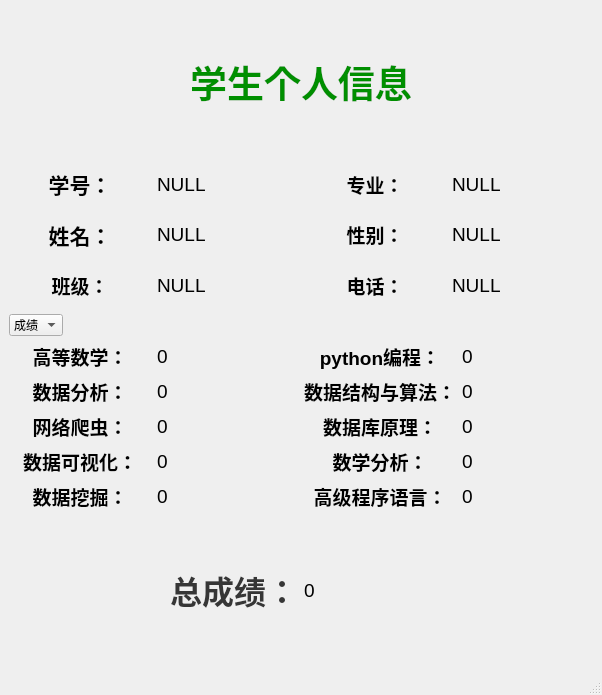
<?xml version="1.0" encoding="UTF-8"?>
<ui version="4.0">
 <class>MainWindow</class>
 <widget class="QMainWindow" name="MainWindow">
  <property name="geometry">
   <rect>
    <x>0</x>
    <y>0</y>
    <width>602</width>
    <height>695</height>
   </rect>
  </property>
  <property name="windowTitle">
   <string>MainWindow</string>
  </property>
  <widget class="QWidget" name="centralwidget">
   <layout class="QVBoxLayout" name="verticalLayout_7">
    <item>
     <widget class="QLabel" name="label">
      <property name="text">
       <string>&lt;html&gt;&lt;head/&gt;&lt;body&gt;&lt;p align=&quot;center&quot;&gt;&lt;span style=&quot; font-size:28pt; font-weight:600; color:#008f00;&quot;&gt;学生个人信息&lt;/span&gt;&lt;/p&gt;&lt;/body&gt;&lt;/html&gt;</string>
      </property>
     </widget>
    </item>
    <item>
     <layout class="QHBoxLayout" name="horizontalLayout_13">
      <item>
       <layout class="QVBoxLayout" name="verticalLayout">
        <item>
         <layout class="QHBoxLayout" name="horizontalLayout_11">
          <item>
           <widget class="QLabel" name="label_4">
            <property name="text">
             <string>&lt;html&gt;&lt;head/&gt;&lt;body&gt;&lt;p align=&quot;center&quot;&gt;&lt;span style=&quot; font-size:16pt; font-weight:600;&quot;&gt;学号：&lt;/span&gt;&lt;/p&gt;&lt;/body&gt;&lt;/html&gt;</string>
            </property>
           </widget>
          </item>
          <item>
           <widget class="QLabel" name="label_23">
            <property name="text">
             <string>&lt;html&gt;&lt;head/&gt;&lt;body&gt;&lt;p&gt;&lt;span style=&quot; font-size:14pt;&quot;&gt;NULL&lt;/span&gt;&lt;/p&gt;&lt;/body&gt;&lt;/html&gt;</string>
            </property>
           </widget>
          </item>
         </layout>
        </item>
        <item>
         <layout class="QHBoxLayout" name="horizontalLayout_12">
          <item>
           <widget class="QLabel" name="label_2">
            <property name="text">
             <string>&lt;html&gt;&lt;head/&gt;&lt;body&gt;&lt;p align=&quot;center&quot;&gt;&lt;span style=&quot; font-size:16pt; font-weight:600;&quot;&gt;姓名：&lt;/span&gt;&lt;/p&gt;&lt;/body&gt;&lt;/html&gt;</string>
            </property>
           </widget>
          </item>
          <item>
           <widget class="QLabel" name="label_22">
            <property name="text">
             <string>&lt;html&gt;&lt;head/&gt;&lt;body&gt;&lt;p&gt;&lt;span style=&quot; font-size:14pt;&quot;&gt;NULL&lt;/span&gt;&lt;/p&gt;&lt;/body&gt;&lt;/html&gt;</string>
            </property>
           </widget>
          </item>
         </layout>
        </item>
        <item>
         <layout class="QHBoxLayout" name="horizontalLayout_6">
          <item>
           <widget class="QLabel" name="label_3">
            <property name="text">
             <string>&lt;html&gt;&lt;head/&gt;&lt;body&gt;&lt;p align=&quot;center&quot;&gt;&lt;span style=&quot; font-size:14pt; font-weight:600;&quot;&gt;班级：&lt;/span&gt;&lt;/p&gt;&lt;/body&gt;&lt;/html&gt;</string>
            </property>
           </widget>
          </item>
          <item>
           <widget class="QLabel" name="label_24">
            <property name="text">
             <string>&lt;html&gt;&lt;head/&gt;&lt;body&gt;&lt;p&gt;&lt;span style=&quot; font-size:14pt;&quot;&gt;NULL&lt;/span&gt;&lt;/p&gt;&lt;/body&gt;&lt;/html&gt;</string>
            </property>
           </widget>
          </item>
         </layout>
        </item>
       </layout>
      </item>
      <item>
       <layout class="QVBoxLayout" name="verticalLayout_2">
        <item>
         <layout class="QHBoxLayout" name="horizontalLayout">
          <item>
           <widget class="QLabel" name="label_16">
            <property name="text">
             <string>&lt;html&gt;&lt;head/&gt;&lt;body&gt;&lt;p align=&quot;center&quot;&gt;&lt;span style=&quot; font-size:14pt; font-weight:600;&quot;&gt;专业：&lt;/span&gt;&lt;/p&gt;&lt;/body&gt;&lt;/html&gt;</string>
            </property>
           </widget>
          </item>
          <item>
           <widget class="QLabel" name="label_18">
            <property name="text">
             <string>&lt;html&gt;&lt;head/&gt;&lt;body&gt;&lt;p&gt;&lt;span style=&quot; font-size:14pt;&quot;&gt;NULL&lt;/span&gt;&lt;/p&gt;&lt;/body&gt;&lt;/html&gt;</string>
            </property>
           </widget>
          </item>
         </layout>
        </item>
        <item>
         <layout class="QHBoxLayout" name="horizontalLayout_5">
          <item>
           <widget class="QLabel" name="label_5">
            <property name="text">
             <string>&lt;html&gt;&lt;head/&gt;&lt;body&gt;&lt;p align=&quot;center&quot;&gt;&lt;span style=&quot; font-size:14pt; font-weight:600;&quot;&gt;性别：&lt;/span&gt;&lt;/p&gt;&lt;/body&gt;&lt;/html&gt;</string>
            </property>
           </widget>
          </item>
          <item>
           <widget class="QLabel" name="label_25">
            <property name="text">
             <string>&lt;html&gt;&lt;head/&gt;&lt;body&gt;&lt;p&gt;&lt;span style=&quot; font-size:14pt;&quot;&gt;NULL&lt;/span&gt;&lt;/p&gt;&lt;/body&gt;&lt;/html&gt;</string>
            </property>
           </widget>
          </item>
         </layout>
        </item>
        <item>
         <layout class="QHBoxLayout" name="horizontalLayout_4">
          <item>
           <widget class="QLabel" name="label_17">
            <property name="text">
             <string>&lt;html&gt;&lt;head/&gt;&lt;body&gt;&lt;p align=&quot;center&quot;&gt;&lt;span style=&quot; font-size:14pt; font-weight:600;&quot;&gt;电话：&lt;/span&gt;&lt;/p&gt;&lt;/body&gt;&lt;/html&gt;</string>
            </property>
           </widget>
          </item>
          <item>
           <widget class="QLabel" name="label_19">
            <property name="text">
             <string>&lt;html&gt;&lt;head/&gt;&lt;body&gt;&lt;p&gt;&lt;span style=&quot; font-size:14pt;&quot;&gt;NULL&lt;/span&gt;&lt;/p&gt;&lt;/body&gt;&lt;/html&gt;</string>
            </property>
           </widget>
          </item>
         </layout>
        </item>
       </layout>
      </item>
     </layout>
    </item>
    <item>
     <layout class="QGridLayout" name="gridLayout_3">
      <item row="1" column="0">
       <layout class="QHBoxLayout" name="horizontalLayout_8">
        <item>
         <layout class="QHBoxLayout" name="horizontalLayout_3">
          <item>
           <layout class="QVBoxLayout" name="verticalLayout_4">
            <item>
             <widget class="QLabel" name="label_11">
              <property name="font">
               <font>
                <family>Arial</family>
                <pointsize>14</pointsize>
               </font>
              </property>
              <property name="text">
               <string>&lt;html&gt;&lt;head/&gt;&lt;body&gt;&lt;p align=&quot;center&quot;&gt;&lt;span style=&quot; font-weight:600;&quot;&gt;高等数学：&lt;/span&gt;&lt;/p&gt;&lt;/body&gt;&lt;/html&gt;</string>
              </property>
             </widget>
            </item>
            <item>
             <widget class="QLabel" name="label_14">
              <property name="font">
               <font>
                <family>Arial</family>
                <pointsize>14</pointsize>
               </font>
              </property>
              <property name="text">
               <string>&lt;html&gt;&lt;head/&gt;&lt;body&gt;&lt;p align=&quot;center&quot;&gt;&lt;span style=&quot; font-weight:600;&quot;&gt;数据分析：&lt;/span&gt;&lt;/p&gt;&lt;/body&gt;&lt;/html&gt;</string>
              </property>
             </widget>
            </item>
            <item>
             <widget class="QLabel" name="label_12">
              <property name="font">
               <font>
                <family>Arial</family>
                <pointsize>14</pointsize>
               </font>
              </property>
              <property name="text">
               <string>&lt;html&gt;&lt;head/&gt;&lt;body&gt;&lt;p align=&quot;center&quot;&gt;&lt;span style=&quot; font-weight:600;&quot;&gt;网络爬虫：&lt;/span&gt;&lt;/p&gt;&lt;/body&gt;&lt;/html&gt;</string>
              </property>
             </widget>
            </item>
            <item>
             <widget class="QLabel" name="label_13">
              <property name="font">
               <font>
                <family>Arial</family>
                <pointsize>14</pointsize>
               </font>
              </property>
              <property name="text">
               <string>&lt;html&gt;&lt;head/&gt;&lt;body&gt;&lt;p align=&quot;center&quot;&gt;&lt;span style=&quot; font-weight:600;&quot;&gt;数据可视化：&lt;/span&gt;&lt;/p&gt;&lt;/body&gt;&lt;/html&gt;</string>
              </property>
             </widget>
            </item>
            <item>
             <widget class="QLabel" name="label_15">
              <property name="font">
               <font>
                <family>Arial</family>
                <pointsize>14</pointsize>
               </font>
              </property>
              <property name="text">
               <string>&lt;html&gt;&lt;head/&gt;&lt;body&gt;&lt;p align=&quot;center&quot;&gt;&lt;span style=&quot; font-weight:600;&quot;&gt;数据挖掘：&lt;/span&gt;&lt;/p&gt;&lt;/body&gt;&lt;/html&gt;</string>
              </property>
             </widget>
            </item>
           </layout>
          </item>
          <item>
           <layout class="QVBoxLayout" name="verticalLayout_6">
            <item>
             <widget class="QLabel" name="label_30">
              <property name="text">
               <string>&lt;html&gt;&lt;head/&gt;&lt;body&gt;&lt;p&gt;&lt;span style=&quot; font-size:14pt;&quot;&gt;0&lt;/span&gt;&lt;/p&gt;&lt;/body&gt;&lt;/html&gt;</string>
              </property>
             </widget>
            </item>
            <item>
             <widget class="QLabel" name="label_28">
              <property name="text">
               <string>&lt;html&gt;&lt;head/&gt;&lt;body&gt;&lt;p&gt;&lt;span style=&quot; font-size:14pt;&quot;&gt;0&lt;/span&gt;&lt;/p&gt;&lt;/body&gt;&lt;/html&gt;</string>
              </property>
             </widget>
            </item>
            <item>
             <widget class="QLabel" name="label_26">
              <property name="text">
               <string>&lt;html&gt;&lt;head/&gt;&lt;body&gt;&lt;p&gt;&lt;span style=&quot; font-size:14pt;&quot;&gt;0&lt;/span&gt;&lt;/p&gt;&lt;/body&gt;&lt;/html&gt;</string>
              </property>
             </widget>
            </item>
            <item>
             <widget class="QLabel" name="label_27">
              <property name="text">
               <string>&lt;html&gt;&lt;head/&gt;&lt;body&gt;&lt;p&gt;&lt;span style=&quot; font-size:14pt;&quot;&gt;0&lt;/span&gt;&lt;/p&gt;&lt;/body&gt;&lt;/html&gt;</string>
              </property>
             </widget>
            </item>
            <item>
             <widget class="QLabel" name="label_31">
              <property name="text">
               <string>&lt;html&gt;&lt;head/&gt;&lt;body&gt;&lt;p&gt;&lt;span style=&quot; font-size:14pt;&quot;&gt;0&lt;/span&gt;&lt;/p&gt;&lt;/body&gt;&lt;/html&gt;</string>
              </property>
             </widget>
            </item>
           </layout>
          </item>
         </layout>
        </item>
        <item>
         <layout class="QHBoxLayout" name="horizontalLayout_2">
          <item>
           <layout class="QVBoxLayout" name="verticalLayout_3">
            <item>
             <widget class="QLabel" name="label_7">
              <property name="font">
               <font>
                <family>Arial</family>
                <pointsize>14</pointsize>
               </font>
              </property>
              <property name="text">
               <string>&lt;html&gt;&lt;head/&gt;&lt;body&gt;&lt;p align=&quot;center&quot;&gt;&lt;span style=&quot; font-weight:600;&quot;&gt;python编程：&lt;/span&gt;&lt;/p&gt;&lt;/body&gt;&lt;/html&gt;</string>
              </property>
             </widget>
            </item>
            <item>
             <widget class="QLabel" name="label_9">
              <property name="font">
               <font>
                <family>Arial</family>
                <pointsize>14</pointsize>
               </font>
              </property>
              <property name="text">
               <string>&lt;html&gt;&lt;head/&gt;&lt;body&gt;&lt;p align=&quot;center&quot;&gt;&lt;span style=&quot; font-weight:600;&quot;&gt;数据结构与算法：&lt;/span&gt;&lt;/p&gt;&lt;/body&gt;&lt;/html&gt;</string>
              </property>
             </widget>
            </item>
            <item>
             <widget class="QLabel" name="label_8">
              <property name="font">
               <font>
                <family>Arial</family>
                <pointsize>14</pointsize>
               </font>
              </property>
              <property name="text">
               <string>&lt;html&gt;&lt;head/&gt;&lt;body&gt;&lt;p align=&quot;center&quot;&gt;&lt;span style=&quot; font-weight:600;&quot;&gt;数据库原理：&lt;/span&gt;&lt;/p&gt;&lt;/body&gt;&lt;/html&gt;</string>
              </property>
             </widget>
            </item>
            <item>
             <widget class="QLabel" name="label_10">
              <property name="font">
               <font>
                <family>Arial</family>
                <pointsize>14</pointsize>
               </font>
              </property>
              <property name="text">
               <string>&lt;html&gt;&lt;head/&gt;&lt;body&gt;&lt;p align=&quot;center&quot;&gt;&lt;span style=&quot; font-weight:600;&quot;&gt;数学分析：&lt;/span&gt;&lt;/p&gt;&lt;/body&gt;&lt;/html&gt;</string>
              </property>
             </widget>
            </item>
            <item>
             <widget class="QLabel" name="label_6">
              <property name="font">
               <font>
                <family>Arial</family>
                <pointsize>14</pointsize>
               </font>
              </property>
              <property name="text">
               <string>&lt;html&gt;&lt;head/&gt;&lt;body&gt;&lt;p align=&quot;center&quot;&gt;&lt;span style=&quot; font-weight:600;&quot;&gt;高级程序语言：&lt;/span&gt;&lt;/p&gt;&lt;/body&gt;&lt;/html&gt;</string>
              </property>
             </widget>
            </item>
           </layout>
          </item>
          <item>
           <layout class="QVBoxLayout" name="verticalLayout_5">
            <item>
             <widget class="QLabel" name="label_32">
              <property name="text">
               <string>&lt;html&gt;&lt;head/&gt;&lt;body&gt;&lt;p&gt;&lt;span style=&quot; font-size:14pt;&quot;&gt;0&lt;/span&gt;&lt;/p&gt;&lt;/body&gt;&lt;/html&gt;</string>
              </property>
             </widget>
            </item>
            <item>
             <widget class="QLabel" name="label_29">
              <property name="text">
               <string>&lt;html&gt;&lt;head/&gt;&lt;body&gt;&lt;p&gt;&lt;span style=&quot; font-size:14pt;&quot;&gt;0&lt;/span&gt;&lt;/p&gt;&lt;/body&gt;&lt;/html&gt;</string>
              </property>
             </widget>
            </item>
            <item>
             <widget class="QLabel" name="label_34">
              <property name="text">
               <string>&lt;html&gt;&lt;head/&gt;&lt;body&gt;&lt;p&gt;&lt;span style=&quot; font-size:14pt;&quot;&gt;0&lt;/span&gt;&lt;/p&gt;&lt;/body&gt;&lt;/html&gt;</string>
              </property>
             </widget>
            </item>
            <item>
             <widget class="QLabel" name="label_33">
              <property name="text">
               <string>&lt;html&gt;&lt;head/&gt;&lt;body&gt;&lt;p&gt;&lt;span style=&quot; font-size:14pt;&quot;&gt;0&lt;/span&gt;&lt;/p&gt;&lt;/body&gt;&lt;/html&gt;</string>
              </property>
             </widget>
            </item>
            <item>
             <widget class="QLabel" name="label_35">
              <property name="text">
               <string>&lt;html&gt;&lt;head/&gt;&lt;body&gt;&lt;p&gt;&lt;span style=&quot; font-size:14pt;&quot;&gt;0&lt;/span&gt;&lt;/p&gt;&lt;/body&gt;&lt;/html&gt;</string>
              </property>
             </widget>
            </item>
           </layout>
          </item>
         </layout>
        </item>
       </layout>
      </item>
      <item row="0" column="0">
       <layout class="QHBoxLayout" name="horizontalLayout_9">
        <item>
         <widget class="QComboBox" name="comboBox">
          <item>
           <property name="text">
            <string>成绩</string>
           </property>
          </item>
          <item>
           <property name="text">
            <string>等第</string>
           </property>
          </item>
         </widget>
        </item>
        <item>
         <spacer name="horizontalSpacer">
          <property name="orientation">
           <enum>Qt::Horizontal</enum>
          </property>
          <property name="sizeHint" stdset="0">
           <size>
            <width>40</width>
            <height>20</height>
           </size>
          </property>
         </spacer>
        </item>
       </layout>
      </item>
     </layout>
    </item>
    <item>
     <layout class="QHBoxLayout" name="horizontalLayout_10">
      <item>
       <layout class="QHBoxLayout" name="horizontalLayout_7">
        <item>
         <widget class="QLabel" name="label_21">
          <property name="text">
           <string>&lt;html&gt;&lt;head/&gt;&lt;body&gt;&lt;p align=&quot;right&quot;&gt;&lt;span style=&quot; font-size:24pt; font-weight:600; color:#363636;&quot;&gt;总成绩：&lt;/span&gt;&lt;/p&gt;&lt;/body&gt;&lt;/html&gt;</string>
          </property>
         </widget>
        </item>
        <item>
         <widget class="QLabel" name="label_36">
          <property name="text">
           <string>&lt;html&gt;&lt;head/&gt;&lt;body&gt;&lt;p&gt;&lt;span style=&quot; font-size:14pt;&quot;&gt;0&lt;/span&gt;&lt;/p&gt;&lt;/body&gt;&lt;/html&gt;</string>
          </property>
         </widget>
        </item>
       </layout>
      </item>
     </layout>
    </item>
   </layout>
  </widget>
  <widget class="QMenuBar" name="menubar">
   <property name="geometry">
    <rect>
     <x>0</x>
     <y>0</y>
     <width>602</width>
     <height>22</height>
    </rect>
   </property>
  </widget>
  <widget class="QStatusBar" name="statusbar"/>
 </widget>
 <resources/>
 <connections/>
</ui>
